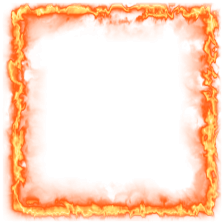
#> input picture src/imagens/fireMagiaRed.png, 224 x 224 px, given in place of icon_ac.png, which was not available
$ python medir-geometria.py
#> lines starting #> are read from the running program, lines starting #| are printed output that depends on the picture; after the words box and inside, x2 and y2 are one past the last pixel; in counts of white or black regions, pixels touching at a corner belong together
"""Measure the shield's interior without confusing its centroid with its bounds.

Run from any directory with Python and Pillow installed::

    python docs/alinhamento-escudo/medir-geometria.py

The script only reads the PNG and writes JSON to stdout. Coordinates refer to the
original image; bounds are half-open and each pixel contributes at its center
(x + 0.5, y + 0.5). The orange outline separates the enclosed transparent interior
from the transparent exterior, found by a four-connected flood fill. Several
alpha thresholds show how little antialiasing affects the measured centroid.
"""

from __future__ import annotations

import argparse
from collections import deque
import json
from pathlib import Path

try:
    from PIL import Image
except ImportError as error:
    raise SystemExit("Pillow is required: python -m pip install Pillow") from error


REPOSITORY_ROOT = Path(__file__).resolve().parents[2]
DEFAULT_IMAGE = REPOSITORY_ROOT / "src" / "imagens" / "icon_ac.png"


def interior_measurement(alpha: bytes, width: int, height: int, threshold: int) -> dict:
    outline = bytearray(value > threshold for value in alpha)
    exterior = bytearray(width * height)
    pending: deque[int] = deque()

    def visit(index: int) -> None:
        if not outline[index] and not exterior[index]:
            exterior[index] = 1
            pending.append(index)

    # Starting at every image edge also works if the outline touches an edge.
    for x in range(width):
        visit(x)
        visit((height - 1) * width + x)
    for y in range(height):
        visit(y * width)
        visit(y * width + width - 1)

    while pending:
        index = pending.popleft()
        x, y = index % width, index // width
        if x > 0:
            visit(index - 1)
        if x + 1 < width:
            visit(index + 1)
        if y > 0:
            visit(index - width)
        if y + 1 < height:
            visit(index + width)

    interior = [
        index for index in range(width * height)
        if not outline[index] and not exterior[index]
    ]
    if not interior:
        raise ValueError(f"No enclosed transparent interior at alpha > {threshold}")

    xs = [index % width for index in interior]
    ys = [index // width for index in interior]
    bounds = [min(xs), min(ys), max(xs) + 1, max(ys) + 1]
    centroid_x = sum(x + 0.5 for x in xs) / len(interior)
    centroid_y = sum(y + 0.5 for y in ys) / len(interior)
    return {
        "outline_alpha_greater_than": threshold,
        "interior_pixel_count": len(interior),
        "interior_bounds": bounds,
        "interior_bounds_center": [
            (bounds[0] + bounds[2]) / 2,
            (bounds[1] + bounds[3]) / 2,
        ],
        "interior_area_centroid": [centroid_x, centroid_y],
        "interior_area_centroid_percent": [
            100 * centroid_x / width,
            100 * centroid_y / height,
        ],
        "centroid_minus_image_center": [
            centroid_x - width / 2,
            centroid_y - height / 2,
        ],
    }


def main() -> None:
    parser = argparse.ArgumentParser(description=__doc__)
    parser.add_argument("image", nargs="?", type=Path, default=DEFAULT_IMAGE)
    parser.add_argument(
        "--threshold", type=int, action="append", choices=range(256),
        metavar="0..255", help="Repeat to override default alpha thresholds.",
    )
    args = parser.parse_args()

    with Image.open(args.image) as source:
#> source is the input picture: PIL image 224x224 RGBA; mean R, G, B, A 142.7, 62, 18.1, 65.8
        image = source.convert("RGBA")
    width, height = image.size
#> width = 224; height = 224
    alpha = image.getchannel("A")
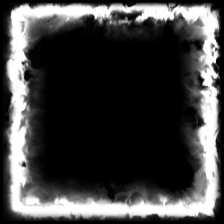
#> alpha: PIL image 224x224 L; min 0, max 255, mean 65.8
    bounds = alpha.getbbox()
#> bounds = (2, 2, 222, 222)
    if bounds is None:
        raise SystemExit("The image is fully transparent.")

    result = {
        "image": args.image.name,
        "dimensions": [width, height],
        "image_center": [width / 2, height / 2],
        "visible_alpha_bounds": list(bounds),
        "visible_alpha_bounds_center": [
            (bounds[0] + bounds[2]) / 2,
            (bounds[1] + bounds[3]) / 2,
        ],
        "measurements": [
            interior_measurement(alpha.tobytes(), width, height, threshold)
            for threshold in (args.threshold or [0, 64, 128, 192, 254])
        ],
    }
    print(json.dumps(result, indent=2))
#> (printed output is left out)


if __name__ == "__main__":
    main()

$ run again, on src/imagens/gramaMagia.png
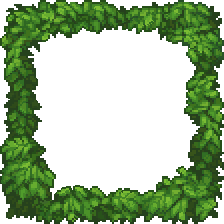
#> input picture src/imagens/gramaMagia.png, 224 x 224 px, given in place of icon_ac.png, which was not available
#> in main, source is the input picture: PIL image 224x224 RGBA; mean R, G, B, A 28, 51.4, 16.4, 121.8
#> in main, `alpha = image.getchannel("A")`:
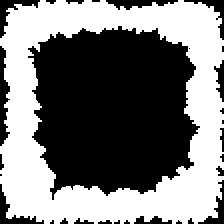
#> alpha: PIL image 224x224 L; 47.8% white; 1 white region, box (x1, y1, x2, y2) and area: (0, 0, 224, 224) 23974
#> in main, `bounds = alpha.getbbox()`: bounds = (0, 0, 224, 224)
#> (printed output is left out)
